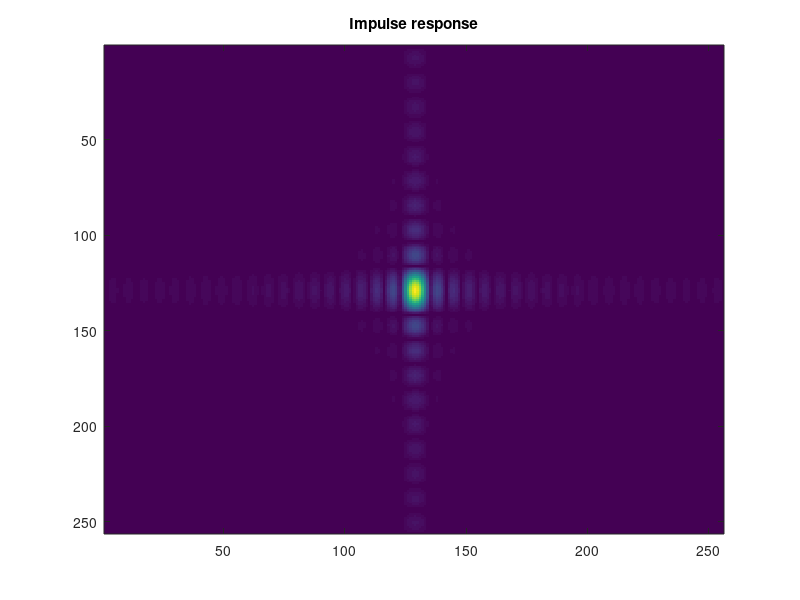

MATLAB code for this plot:
% Impulse response of the rectangular filter

%the rectangular filter in 2-D Fourier domain
a=20; b=10; %rectangle half sides
Ffilt=zeros(256,256);
Ffilt((129-b):(128+b),(129-a):(128+a))=1;

%inverse transform
hfilt=ifftshift(ifft2(Ffilt));
ah=abs(hfilt);

figure(1)
imagesc(ah);
title('Impulse response');
